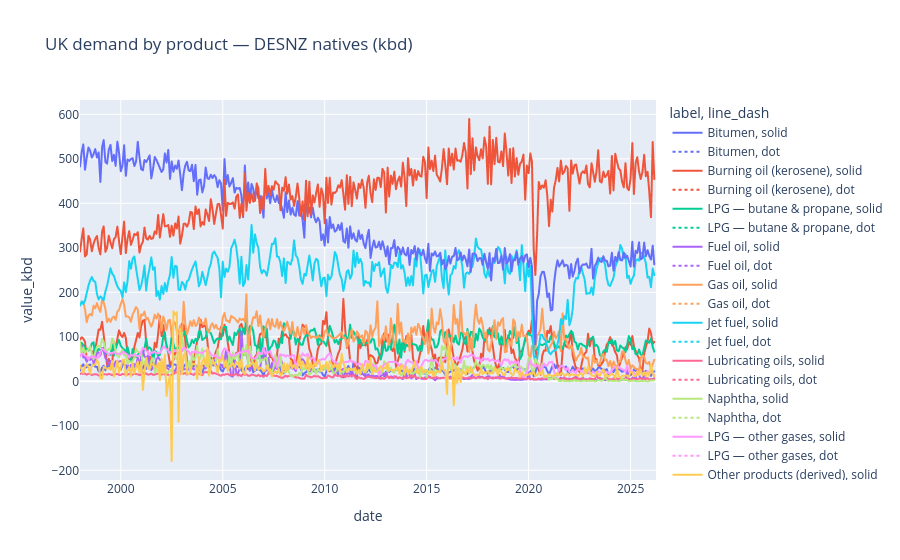

Here is the notebook cell this chart was saved with:
### Markdown cell above
## 3. Native products

### Code cell
plot_df = demand[demand["product_native"].isin(CHART_PRODUCTS)].copy()
plot_df["label"] = plot_df["product_native"].map(DISPLAY_LABELS)
fig = px.line(
    plot_df,
    x="date",
    y="value_kbd",
    color="label",
    line_dash=plot_df["is_provisional"].map({True: "dot", False: "solid"}),
    title="UK demand by product — DESNZ natives (kbd)",
)
fig.show()

### Figure 1 — Plotly figure (JSON) as saved in the notebook; plotly's stock layout.template omitted (floating-point values rounded to 4 significant figures; data arrays with more than 128 entries replaced by an {"elided": "..."} marker saying what was removed)
{"data": [{"hovertemplate": "label=Bitumen<br>line_dash=solid<br>date=%{x}<br>value_kbd=%{y}<extra></extra>", "legendgroup": "Bitumen, solid", "line": {"color": "#636efa", "dash": "solid"}, "marker": {"symbol": "circle"}, "mode": "lines", "name": "Bitumen, solid", "showlegend": true, "type": "scattergl", "x": {"elided": "339 str values"}, "xaxis": "x", "y": {"elided": "339 float values"}, "yaxis": "y"}, {"hovertemplate": "label=Bitumen<br>line_dash=dot<br>date=%{x}<br>value_kbd=%{y}<extra></extra>", "legendgroup": "Bitumen, dot", "line": {"color": "#636efa", "dash": "dot"}, "marker": {"symbol": "circle"}, "mode": "lines", "name": "Bitumen, dot", "showlegend": true, "type": "scattergl", "x": ["2026-04-01T00:00:00"], "xaxis": "x", "y": [25.82], "yaxis": "y"}, {"hovertemplate": "label=Burning oil (kerosene)<br>line_dash=solid<br>date=%{x}<br>value_kbd=%{y}<extra></extra>", "legendgroup": "Burning oil (kerosene), solid", "line": {"color": "#EF553B", "dash": "solid"}, "marker": {"symbol": "circle"}, "mode": "lines", "name": "Burning oil (kerosene), solid", "showlegend": true, "type": "scattergl", "x": {"elided": "339 str values"}, "xaxis": "x", "y": {"elided": "339 float values"}, "yaxis": "y"}, {"hovertemplate": "label=Burning oil (kerosene)<br>line_dash=dot<br>date=%{x}<br>value_kbd=%{y}<extra></extra>", "legendgroup": "Burning oil (kerosene), dot", "line": {"color": "#EF553B", "dash": "dot"}, "marker": {"symbol": "circle"}, "mode": "lines", "name": "Burning oil (kerosene), dot", "showlegend": true, "type": "scattergl", "x": ["2026-04-01T00:00:00"], "xaxis": "x", "y": [57.59], "yaxis": "y"}, {"hovertemplate": "label=LPG — butane & propane<br>line_dash=solid<br>date=%{x}<br>value_kbd=%{y}<extra></extra>", "legendgroup": "LPG — butane & propane, solid", "line": {"color": "#00cc96", "dash": "solid"}, "marker": {"symbol": "circle"}, "mode": "lines", "name": "LPG — butane & propane, solid", "showlegend": true, "type": "scattergl", "x": {"elided": "339 str values"}, "xaxis": "x", "y": {"elided": "339 float values"}, "yaxis": "y"}, {"hovertemplate": "label=LPG — butane & propane<br>line_dash=dot<br>date=%{x}<br>value_kbd=%{y}<extra></extra>", "legendgroup": "LPG — butane & propane, dot", "line": {"color": "#00cc96", "dash": "dot"}, "marker": {"symbol": "circle"}, "mode": "lines", "name": "LPG — butane & propane, dot", "showlegend": true, "type": "scattergl", "x": ["2026-04-01T00:00:00"], "xaxis": "x", "y": [64.48], "yaxis": "y"}, {"hovertemplate": "label=Fuel oil<br>line_dash=solid<br>date=%{x}<br>value_kbd=%{y}<extra></extra>", "legendgroup": "Fuel oil, solid", "line": {"color": "#ab63fa", "dash": "solid"}, "marker": {"symbol": "circle"}, "mode": "lines", "name": "Fuel oil, solid", "showlegend": true, "type": "scattergl", "x": {"elided": "339 str values"}, "xaxis": "x", "y": {"elided": "339 float values"}, "yaxis": "y"}, {"hovertemplate": "label=Fuel oil<br>line_dash=dot<br>date=%{x}<br>value_kbd=%{y}<extra></extra>", "legendgroup": "Fuel oil, dot", "line": {"color": "#ab63fa", "dash": "dot"}, "marker": {"symbol": "circle"}, "mode": "lines", "name": "Fuel oil, dot", "showlegend": true, "type": "scattergl", "x": ["2026-04-01T00:00:00"], "xaxis": "x", "y": [5.377], "yaxis": "y"}, {"hovertemplate": "label=Gas oil<br>line_dash=solid<br>date=%{x}<br>value_kbd=%{y}<extra></extra>", "legendgroup": "Gas oil, solid", "line": {"color": "#FFA15A", "dash": "solid"}, "marker": {"symbol": "circle"}, "mode": "lines", "name": "Gas oil, solid", "showlegend": true, "type": "scattergl", "x": {"elided": "339 str values"}, "xaxis": "x", "y": {"elided": "339 float values"}, "yaxis": "y"}, {"hovertemplate": "label=Gas oil<br>line_dash=dot<br>date=%{x}<br>value_kbd=%{y}<extra></extra>", "legendgroup": "Gas oil, dot", "line": {"color": "#FFA15A", "dash": "dot"}, "marker": {"symbol": "circle"}, "mode": "lines", "name": "Gas oil, dot", "showlegend": true, "type": "scattergl", "x": ["2026-04-01T00:00:00"], "xaxis": "x", "y": [25.41], "yaxis": "y"}, {"hovertemplate": "label=Jet fuel<br>line_dash=solid<br>date=%{x}<br>value_kbd=%{y}<extra></extra>", "legendgroup": "Jet fuel, solid", "line": {"color": "#19d3f3", "dash": "solid"}, "marker": {"symbol": "circle"}, "mode": "lines", "name": "Jet fuel, solid", "showlegend": true, "type": "scattergl", "x": {"elided": "339 str values"}, "xaxis": "x", "y": {"elided": "339 float values"}, "yaxis": "y"}, {"hovertemplate": "label=Jet fuel<br>line_dash=dot<br>date=%{x}<br>value_kbd=%{y}<extra></extra>", "legendgroup": "Jet fuel, dot", "line": {"color": "#19d3f3", "dash": "dot"}, "marker": {"symbol": "circle"}, "mode": "lines", "name": "Jet fuel, dot", "showlegend": true, "type": "scattergl", "x": ["2026-04-01T00:00:00"], "xaxis": "x", "y": [259.7], "yaxis": "y"}, {"hovertemplate": "label=Lubricating oils<br>line_dash=solid<br>date=%{x}<br>value_kbd=%{y}<extra></extra>", "legendgroup": "Lubricating oils, solid", "line": {"color": "#FF6692", "dash": "solid"}, "marker": {"symbol": "circle"}, "mode": "lines", "name": "Lubricating oils, solid", "showlegend": true, "type": "scattergl", "x": {"elided": "339 str values"}, "xaxis": "x", "y": {"elided": "339 float values"}, "yaxis": "y"}, {"hovertemplate": "label=Lubricating oils<br>line_dash=dot<br>date=%{x}<br>value_kbd=%{y}<extra></extra>", "legendgroup": "Lubricating oils, dot", "line": {"color": "#FF6692", "dash": "dot"}, "marker": {"symbol": "circle"}, "mode": "lines", "name": "Lubricating oils, dot", "showlegend": true, "type": "scattergl", "x": ["2026-04-01T00:00:00"], "xaxis": "x", "y": [6.98], "yaxis": "y"}, {"hovertemplate": "label=Naphtha<br>line_dash=solid<br>date=%{x}<br>value_kbd=%{y}<extra></extra>", "legendgroup": "Naphtha, solid", "line": {"color": "#B6E880", "dash": "solid"}, "marker": {"symbol": "circle"}, "mode": "lines", "name": "Naphtha, solid", "showlegend": true, "type": "scattergl", "x": {"elided": "339 str values"}, "xaxis": "x", "y": {"elided": "339 float values"}, "yaxis": "y"}, {"hovertemplate": "label=Naphtha<br>line_dash=dot<br>date=%{x}<br>value_kbd=%{y}<extra></extra>", "legendgroup": "Naphtha, dot", "line": {"color": "#B6E880", "dash": "dot"}, "marker": {"symbol": "circle"}, "mode": "lines", "name": "Naphtha, dot", "showlegend": true, "type": "scattergl", "x": ["2026-04-01T00:00:00"], "xaxis": "x", "y": [0.3056], "yaxis": "y"}, {"hovertemplate": "label=LPG — other gases<br>line_dash=solid<br>date=%{x}<br>value_kbd=%{y}<extra></extra>", "legendgroup": "LPG — other gases, solid", "line": {"color": "#FF97FF", "dash": "solid"}, "marker": {"symbol": "circle"}, "mode": "lines", "name": "LPG — other gases, solid", "showlegend": true, "type": "scattergl", "x": {"elided": "339 str values"}, "xaxis": "x", "y": {"elided": "339 float values"}, "yaxis": "y"}, {"hovertemplate": "label=LPG — other gases<br>line_dash=dot<br>date=%{x}<br>value_kbd=%{y}<extra></extra>", "legendgroup": "LPG — other gases, dot", "line": {"color": "#FF97FF", "dash": "dot"}, "marker": {"symbol": "circle"}, "mode": "lines", "name": "LPG — other gases, dot", "showlegend": true, "type": "scattergl", "x": ["2026-04-01T00:00:00"], "xaxis": "x", "y": [11.12], "yaxis": "y"}, {"hovertemplate": "label=Other products (derived)<br>line_dash=solid<br>date=%{x}<br>value_kbd=%{y}<extra></extra>", "legendgroup": "Other products (derived), solid", "line": {"color": "#FECB52", "dash": "solid"}, "marker": {"symbol": "circle"}, "mode": "lines", "name": "Other products (derived), solid", "showlegend": true, "type": "scattergl", "x": {"elided": "339 str values"}, "xaxis": "x", "y": {"elided": "339 float values"}, "yaxis": "y"}, {"hovertemplate": "label=Other products (derived)<br>line_dash=dot<br>date=%{x}<br>value_kbd=%{y}<extra></extra>", "legendgroup": "Other products (derived), dot", "line": {"color": "#FECB52", "dash": "dot"}, "marker": {"symbol": "circle"}, "mode": "lines", "name": "Other products (derived), dot", "showlegend": true, "type": "scattergl", "x": ["2026-04-01T00:00:00"], "xaxis": "x", "y": [11.54], "yaxis": "y"}, {"hovertemplate": "label=Petrol<br>line_dash=solid<br>date=%{x}<br>value_kbd=%{y}<extra></extra>", "legendgroup": "Petrol, solid", "line": {"color": "#636efa", "dash": "solid"}, "marker": {"symbol": "circle"}, "mode": "lines", "name": "Petrol, solid", "showlegend": true, "type": "scattergl", "x": {"elided": "339 str values"}, "xaxis": "x", "y": {"elided": "339 float values"}, "yaxis": "y"}, {"hovertemplate": "label=Petrol<br>line_dash=dot<br>date=%{x}<br>value_kbd=%{y}<extra></extra>", "legendgroup": "Petrol, dot", "line": {"color": "#636efa", "dash": "dot"}, "marker": {"symbol": "circle"}, "mode": "lines", "name": "Petrol, dot", "showlegend": true, "type": "scattergl", "x": ["2026-04-01T00:00:00"], "xaxis": "x", "y": [274.9], "yaxis": "y"}, {"hovertemplate": "label=Road diesel<br>line_dash=solid<br>date=%{x}<br>value_kbd=%{y}<extra></extra>", "legendgroup": "Road diesel, solid", "line": {"color": "#EF553B", "dash": "solid"}, "marker": {"symbol": "circle"}, "mode": "lines", "name": "Road diesel, solid", "showlegend": true, "type": "scattergl", "x": {"elided": "339 str values"}, "xaxis": "x", "y": {"elided": "339 float values"}, "yaxis": "y"}, {"hovertemplate": "label=Road diesel<br>line_dash=dot<br>date=%{x}<br>value_kbd=%{y}<extra></extra>", "legendgroup": "Road diesel, dot", "line": {"color": "#EF553B", "dash": "dot"}, "marker": {"symbol": "circle"}, "mode": "lines", "name": "Road diesel, dot", "showlegend": true, "type": "scattergl", "x": ["2026-04-01T00:00:00"], "xaxis": "x", "y": [431.8], "yaxis": "y"}], "layout": {"legend": {"title": {"text": "label, line_dash"}, "tracegroupgap": 0}, "title": {"text": "UK demand by product — DESNZ natives (kbd)"}, "xaxis": {"anchor": "y", "domain": [0, 1], "title": {"text": "date"}}, "yaxis": {"anchor": "x", "domain": [0, 1], "title": {"text": "value_kbd"}}}}
